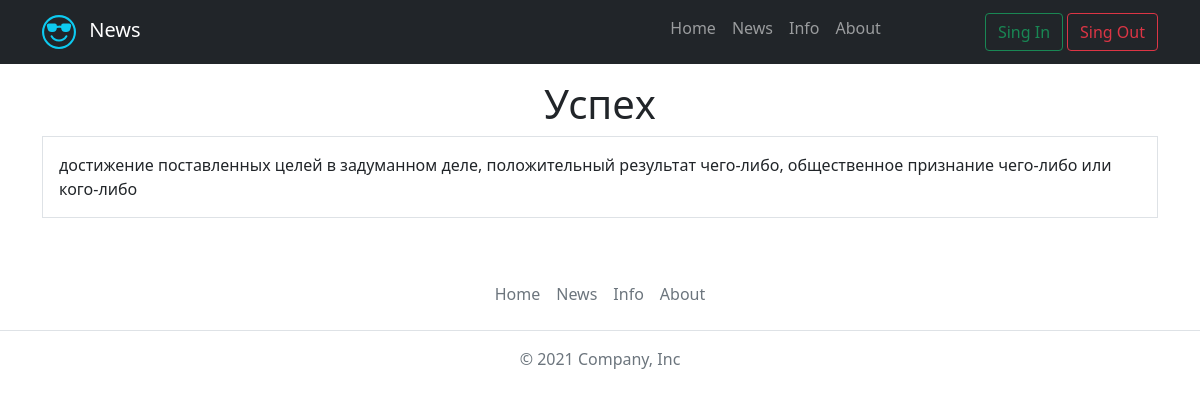
Page /news/uspehi/uspeh on the committed database.
### main/models.py (models this page shows, shortened)
class News(models.Model):
    title = models.CharField(max_length=255, verbose_name='Заголовок')
    content = models.TextField(blank=True, verbose_name='Контент')
    slug = models.SlugField(max_length=255, unique=True, db_index=True, verbose_name='url')
    photo = models.ImageField(upload_to='photo/%Y/%m/%d', verbose_name='Фото')
    time_create = models.DateTimeField(auto_now_add=True, verbose_name='Время создания')
    time_update = models.DateTimeField(auto_now=True, verbose_name='Время обновления')
    is_posted = models.BooleanField(default=False, verbose_name='Опубликовано')
    topic = models.ForeignKey('Topic', on_delete=models.PROTECT, verbose_name='Тема')
    class Meta:
        verbose_name = 'Новость'
        verbose_name_plural = 'Новости'
        ordering = ['-title', 'content']

### main/views.py (the view)
# urls.py: path('news/<slug:topic>/<slug:post>', news_post, name='news_post'),
def news_post(request, topic, post):
    post = News.objects.filter(slug=post, topic_id=Topic.objects.filter(slug=topic)[0].pk)[0]
    return render(request, 'main/post.html', {'title': post.title, 'post': post})

### main/templates/main/post.html
{% extends 'main/base.html' %}
{% block content %}
<div class="container py-3">
    <div class="text-center"><h1>{{ post.title }}</h1></div>
    <div class="border p-3">{{ post.content }}</div>
</div>
{% endblock %}

### rows in the picture
News: title "Успех", content "достижение поставленных целей в задуманном деле, положительный результат чего-либо, общественное признание чего-либо или кого-либо"
